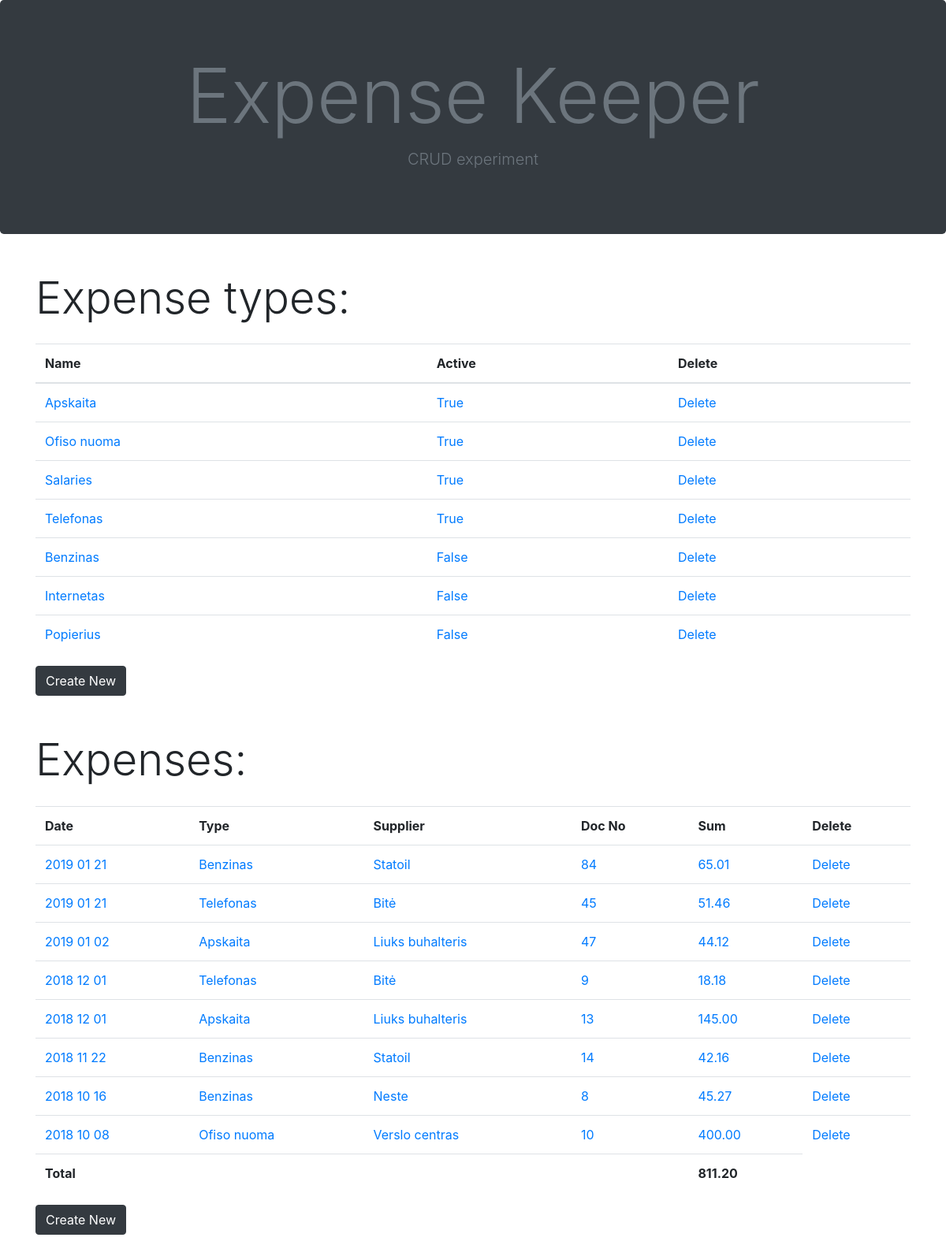
The app's page /, older data.
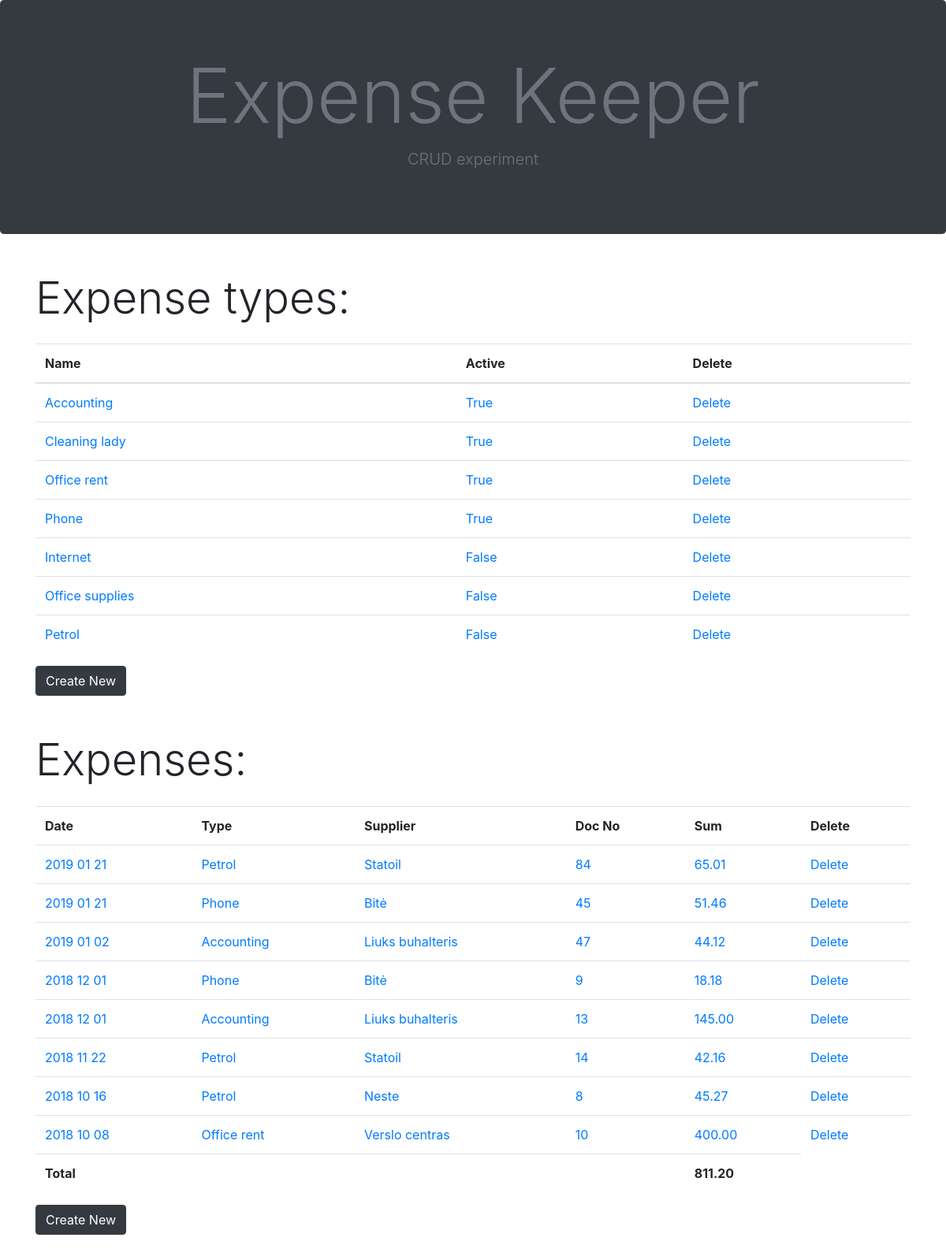
The same page, newer data.
### islaidos_app/models.py (models this page shows, shortened)
class IslaiduTipai(models.Model):
    tipas = models.CharField(max_length=50)
    aktyvus = models.BooleanField()
    def __str__(self):
        return self.tipas

class Islaidos(models.Model):
    data = models.DateTimeField()
    tiekejas = models.CharField(max_length=100)
    tipas = models.ForeignKey(IslaiduTipai, on_delete=models.CASCADE)
    dok_nr = models.IntegerField()
    suma = models.DecimalField(max_digits=9, decimal_places=2)

### islaidos_app/views.py (the view)
# urls.py: path('', index, name='sarasas'),
def index(request):
    chart_data = data_for_the_google_chart()
    islaidos = Islaidos.objects.all().order_by('-data')
    islaidu_tipai = IslaiduTipai.objects.all().order_by('-aktyvus', 'tipas')
    islaidu_suma = list(Islaidos.objects.aggregate(Sum('suma')).values())[0]
    return render(request, 'sarasas.html', \
                  {'islaidos': islaidos, 'islaidu_tipai':islaidu_tipai, 'islaidu_suma':islaidu_suma, 'chart_data':chart_data})

### islaidos_app/views.py (called while the page is built)
def data_for_the_google_chart():
    visi_islaidu_tipai = IslaiduTipai.objects.all()
    islaidu_tipu_pavadinimai = [islaidu_tipas.tipas for islaidu_tipas in visi_islaidu_tipai]
    l = [['Islaidu tipas', 'Total Suma']]
    for islaidu_tipo_pavadinimas in islaidu_tipu_pavadinimai:
        islaidos_tipui = Islaidos.objects.filter(tipas__tipas=islaidu_tipo_pavadinimas)
        islaidu_tipui_suma = islaidos_tipui.aggregate(Sum('suma'))
        tvarkinga_islaidu_tipui_suma = islaidu_tipui_suma['suma__sum'] or 0.00
        l.append([islaidu_tipo_pavadinimas, float(tvarkinga_islaidu_tipui_suma)])
    return l

### islaidos_app/templates/sarasas.html (shortened to what this page needs)
{% extends 'base.html' %}
{% block content %}
<div class="display-4 mb-4">
    Expense types:
</div>
<table class="table">
    <thead>
    <tr>
        <th>Name</th>
        <th>Active</th>
        <th>Delete</th>
    </tr>
    </thead>
    {% for tipas in islaidu_tipai %}
    <tr>
        <td>
            <a href="{% url 'pakeisti_tipa' tipas.id %}">{{tipas.tipas}}
            </a>
        </td>
        <td>
            <a href="{% url 'pakeisti_tipa' tipas.id %}">{{tipas.aktyvus}}
            </a>
        </td>
        {% if tipas %}
        <td>
            <a style="text-decoration: none" href="{% url 'istrinti_tipa' tipas.id %}">Delete</a>
        </td>
        {% endif %}
    </tr>
    {% endfor %}
</table>
<button class="btn btn-dark mb-5">
    <a style="color: inherit; text-decoration:none;" href="{% url 'sukurti_tipa' %}">Create New</a>
</button>
<div class="display-4 mb-4">
    Expenses:
</div>
<table class="table">
    <tr>
        <th>Date</th>
        <th>Type</th>
        <th>Supplier</th>
        <th>Doc No</th>
        <th>Sum</th>
        <th>Delete</th>
    </tr>
    {% for islaida in islaidos %}
    <tr>
        <td>
            <a href="{% url 'pakeisti_is' islaida.id %}">{{islaida.data|date:"Y m d"}}
            </a>
        </td>
        <td>
            <a href="{% url 'pakeisti_is' islaida.id %}">{{islaida.tipas}}
            </a>
        </td>
        <td>
            <a href="{% url 'pakeisti_is' islaida.id %}">{{islaida.tiekejas}}
            </a>
        </td>
        <td>
            <a href="{% url 'pakeisti_is' islaida.id %}">{{islaida.dok_nr}}
            </a>
        </td>
        <td>
            <a href="{% url 'pakeisti_is' islaida.id %}">{{islaida.suma}}
            </a>
        </td>
        <td>
            {% if islaida %}
            <a href="{% url 'istrinti_is' islaida.id %}">Delete
            </a>
            {% endif %}
        </td>
    </tr>
    {% endfor %}
    <tr>
        <td class="font-weight-bold">Total</td>
        <td></td>
        <td></td>
        <td></td>
        <td class="font-weight-bold">{{islaidu_suma|floatformat:2}}</td>
    </tr>
</table>
<button class="btn btn-dark mb-5">
    <a style="color: inherit; text-decoration:none;" href="{% url 'sukurti_is' %}">Create New</a>
</button>
{% endblock %}

### templates/base.html (shortened to what this page needs)
<!doctype html>
<html lang="en">
<head>
    <link rel="stylesheet" href="/static/css/styles.css">
    <link rel="stylesheet" href="https://stackpath.bootstrapcdn.com/bootstrap/4.1.3/css/bootstrap.min.css"
>
</head>
<body>
<div class="jumbotron bg-dark text-muted text-center mb-5">
    <div class="container">
        <h1 class="display-1">
            <a style="color: inherit; text-decoration:none;" href="/">Expense Keeper</a>
        </h1>
        <p class="lead">CRUD experiment</p>
    </div>
</div>
<div class="container">
    {% block content %}
    {% endblock %}
</div>
</body>
</html>

Row changes from the older to the newer data that the page shows:
changed IslaiduTipai: tipas "Apskaita" → "Accounting"
changed IslaiduTipai: tipas "Salaries" → "Cleaning lady"; moves up the list
changed IslaiduTipai: tipas "Ofiso nuoma" → "Office rent"
changed IslaiduTipai: tipas "Telefonas" → "Phone"
changed IslaiduTipai: tipas "Internetas" → "Internet"
changed IslaiduTipai: tipas "Popierius" → "Office supplies"
changed IslaiduTipai: tipas "Benzinas" → "Petrol"; moves down the list
changed through a linked row, Islaidos (number 1 of 8 on the later page): tipas "Benzinas" → "Petrol"
changed through a linked row, Islaidos (number 2 of 8 on the later page): tipas "Telefonas" → "Phone"
changed through a linked row, Islaidos (number 3 of 8 on the later page): tipas "Apskaita" → "Accounting"
changed through a linked row, Islaidos (number 4 of 8 on the later page): tipas "Telefonas" → "Phone"
changed through a linked row, Islaidos (number 5 of 8 on the later page): tipas "Apskaita" → "Accounting"
changed through a linked row, Islaidos (number 6 of 8 on the later page): tipas "Benzinas" → "Petrol"
changed through a linked row, Islaidos "Neste": tipas "Benzinas" → "Petrol"
changed through a linked row, Islaidos "Verslo centras": tipas "Ofiso nuoma" → "Office rent"
